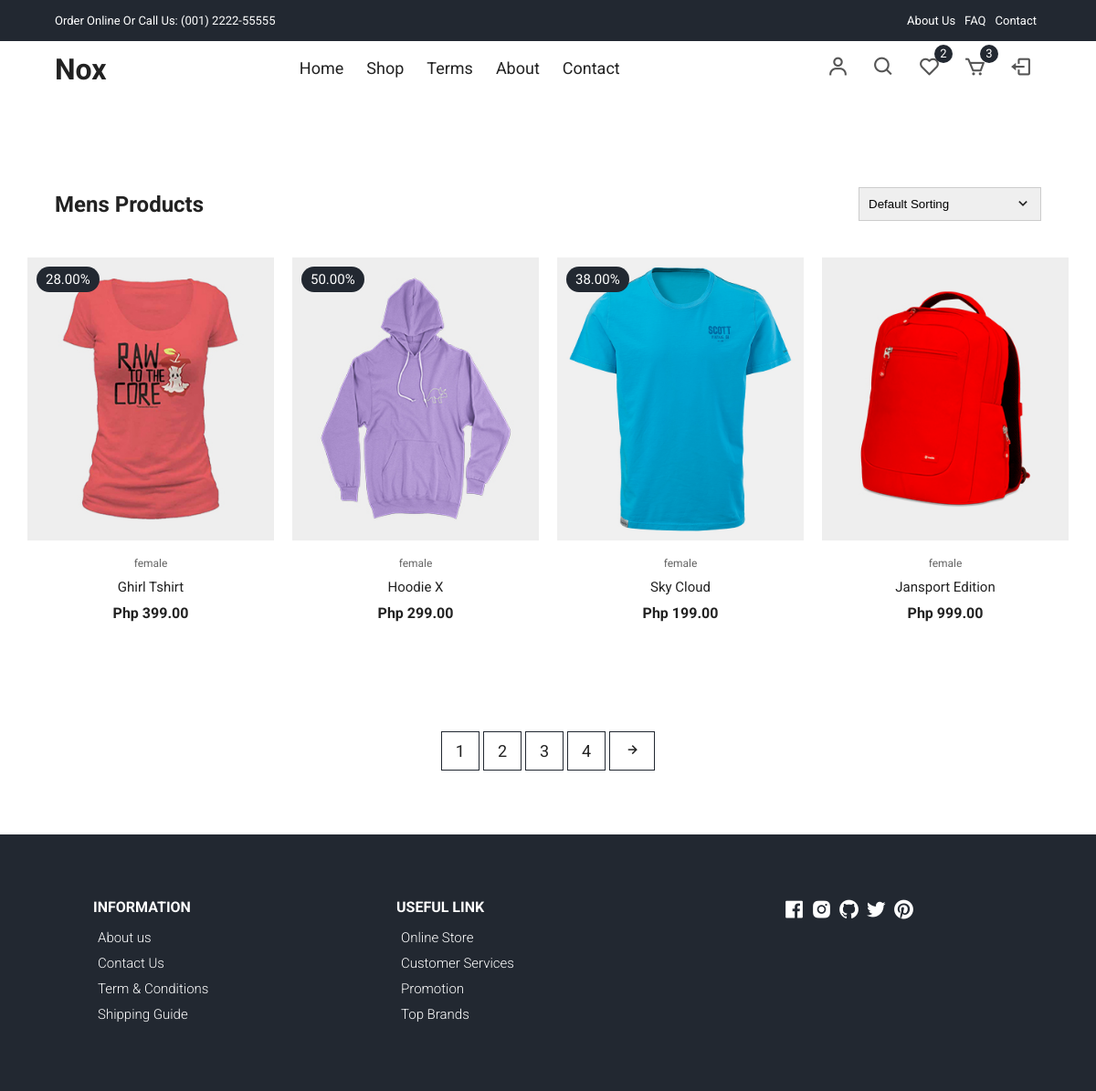
The app's page /user/products-female.php (signed in), older data.
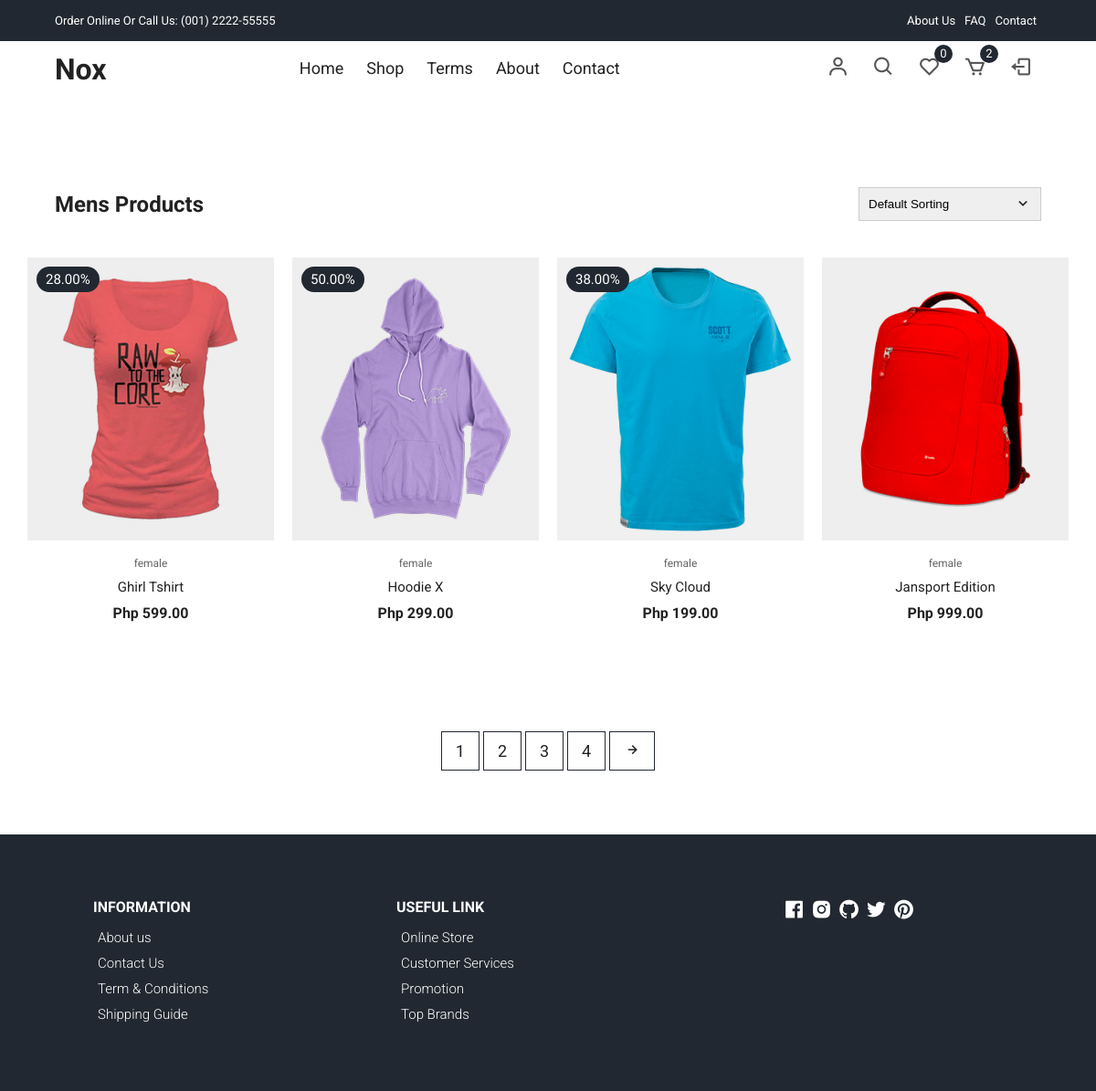
The same page, newer data.
### tables this page shows
CREATE TABLE `products` (
  `id` int(11) NOT NULL,
  `name_item` varchar(250) NOT NULL,
  `type` varchar(50) NOT NULL,
  `color` varchar(50) NOT NULL,
  `size` varchar(50) NOT NULL,
  `manufacturer` varchar(100) NOT NULL,
  `description` varchar(250) NOT NULL,
  `category` varchar(250) NOT NULL,
  `quantity` int(15) NOT NULL,
  `status` varchar(50) NOT NULL,
  `image_front` longblob NOT NULL,
  `image_back` longblob NOT NULL,
  `discount` decimal(5,2) NOT NULL,
  `price` decimal(10,2) NOT NULL,
  `date_insert` date NOT NULL DEFAULT current_timestamp()
);

### user/products-female.php (the view, shortened to what the changed rows need)
<?php
include 'dbconn/conn.php';
$email = $_SESSION['email'];
$stmt = $conn->prepare("SELECT * FROM customer WHERE email = ?");
$stmt->bind_param("s", $email);
$stmt->execute();
$result = $stmt->get_result();
if ($result->num_rows > 0) {
    $user = $result->fetch_assoc();
    $user_id = $user['id'];
} else {
    header("Location: login-signup.php?error=Login%20First");
    exit();
}
?>
<!DOCTYPE html>
<html lang="en">
  <head>
    <link
      rel="stylesheet"
      href="https://cdn.jsdelivr.net/npm/boxicons@latest/css/boxicons.min.css"
    />
    <link rel="stylesheet" href="./css/styles.css" />
  </head>
  <?php
$query = $conn->prepare("SELECT COUNT(id) AS numberofproduct FROM addcart WHERE customer_id = ? AND status != 'Paid'");
$query->bind_param("s", $user_id);
$query->execute();
$result = $query->get_result();
if ($result && $result->num_rows > 0) {
    $row = $result->fetch_assoc();
    $numberofproduct = $row['numberofproduct'];
} else {
    $numberofproduct = 0;
}
?>
<?php
$user_id = $_SESSION['user_id'];
$query = $conn->prepare("SELECT COUNT(id) AS numberwish  FROM wishlist WHERE customer_id = ?");
$query->bind_param("s", $user_id);
$query->execute();
$result = $query->get_result();
if ($result && $result->num_rows > 0) {
    $row = $result->fetch_assoc();
    $numberwish  = $row['numberwish'];
} else {
    $numberwish  = 0;
}
?>
  <body>
    <div class="navigation">
        <div class="nav-center container d-flex">
        <a href="/" class="logo"><h1>Nox</h1></a>
          <div class="icons d-flex">
           <a href="wishlist.php" class="icon">
              <i class="bx bx-heart"></i>
              <span id="wishlistCount" class="d-flex"><?php echo $numberwish; ?></span>
              </a>
            <a href="cart.php" class="icon">
              <i class="bx bx-cart"></i>
              <span id="count" class="d-flex"><?php echo $numberofproduct; ?></span>
            </a>
          </div>
        </div>
      </div>
<?php
       $stmt = $conn->prepare("SELECT id, name_item, discount, price, image_front, type FROM products WHERE type='female'");
       $stmt->execute();
       $men_products = $stmt->get_result()->fetch_all(MYSQLI_ASSOC);
        ?>
<section class="section all-products" id="products">
        <div class="top container">
            <h1>Mens Products</h1>
        </div>
<div class="product-center">
<?php if (!empty($men_products)): ?>
                <?php foreach ($men_products as $product): ?>
                    <div class="product-item">
                        <div class="overlay">
                            <a href="productDetails.php?id=<?php echo $product['id']; ?>" class="product-thumb">
                                <img src="../admin/uploads/<?php echo $product['image_front']; ?>" alt="<?php echo htmlspecialchars($product['name_item']); ?>" />
                            </a>
                            <?php if ($product['discount'] > 0): ?>
                                <span class="discount"><?php echo $product['discount']; ?>%</span>
                            <?php endif; ?>
                        </div>
                        <div class="product-info">
                            <span><?php echo htmlspecialchars($product['type']); ?></span>
                            <a href="productDetails.php?id=<?php echo $product['id']; ?>"><?php echo htmlspecialchars($product['name_item']); ?></a>
                            <h4>Php <?php echo number_format($product['price'], 2); ?></h4>
                        </div>
                        <ul class="icons">
                        </ul>
                    </div>
                <?php endforeach; ?>
            <?php else: ?>
                <p>No men's products found.</p>
            <?php endif; ?>
</div>
    </section>
  </body>
</html>

Row changes from the older to the newer data that the page shows:
changed products "Ghirl Tshirt": price "399.00" → "599.00"
Text that changed along with them:
$numberwish: "2" → "0"
$numberofproduct: "3" → "2"
